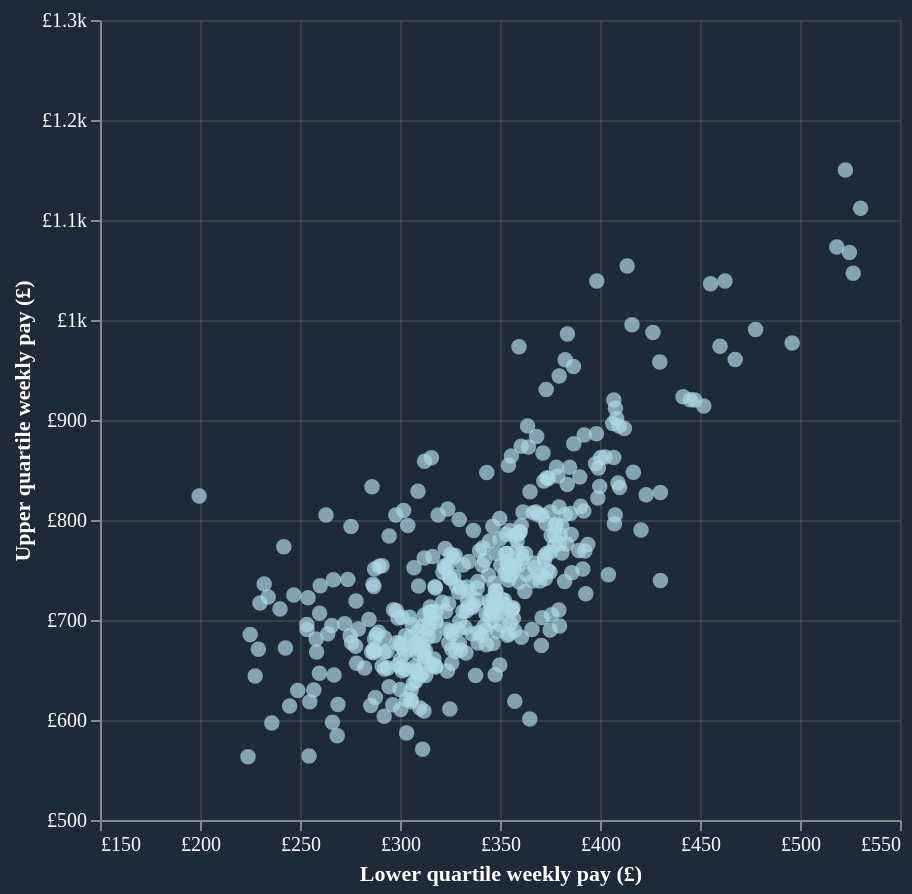

The Vega-Lite source for this figure:
### Vega-Lite specification from a JSON file in a GitHub repository (floating-point values rounded to 4 significant figures; data arrays with more than 128 entries replaced by an {"elided": "..."} marker saying what was removed)
{"config": {"view": {"continuousWidth": 300, "continuousHeight": 300, "stroke": null}}, "data": {"name": "data-68b7812a6b8ea5fe50b210f0e20d6bd5"}, "mark": {"type": "circle", "clip": true, "color": "lightblue", "size": 60}, "background": "rgb(30, 42, 55)", "encoding": {"tooltip": [{"field": "LAD", "title": "Local Authority", "type": "nominal"}, {"field": "Q50", "title": "Median weekly pay (£)", "type": "quantitative"}, {"field": "Q25", "title": "Lower quartile weekly pay (£)", "type": "quantitative"}, {"field": "Q75", "title": "Upper quartile weekly pay (£)", "type": "quantitative"}], "x": {"axis": {"format": "~s", "gridColor": "white", "gridOpacity": 0.1, "labelColor": "white", "labelExpr": "'£'+format(datum.value, '~s')", "labelFont": "Circular Std", "title": "Lower quartile weekly pay (£)", "titleColor": "white", "titleFont": "Circular Std"}, "field": "Q25", "scale": {"domain": [150, 550], "zero": false}, "type": "quantitative"}, "y": {"axis": {"format": "~s", "gridColor": "white", "gridOpacity": 0.1, "labelColor": "white", "labelExpr": "'£'+format(datum.value, '~s')", "labelFont": "Circular Std", "title": "Upper quartile weekly pay (£)", "titleColor": "white", "titleFont": "Circular Std"}, "field": "Q75", "scale": {"domain": [500, 1300], "zero": false}, "type": "quantitative"}}, "height": 400, "width": 400, "$schema": "https://vega.github.io/schema/vega-lite/v5.8.0.json", "datasets": {"data-68b7812a6b8ea5fe50b210f0e20d6bd5": {"elided": "411 records"}}}
